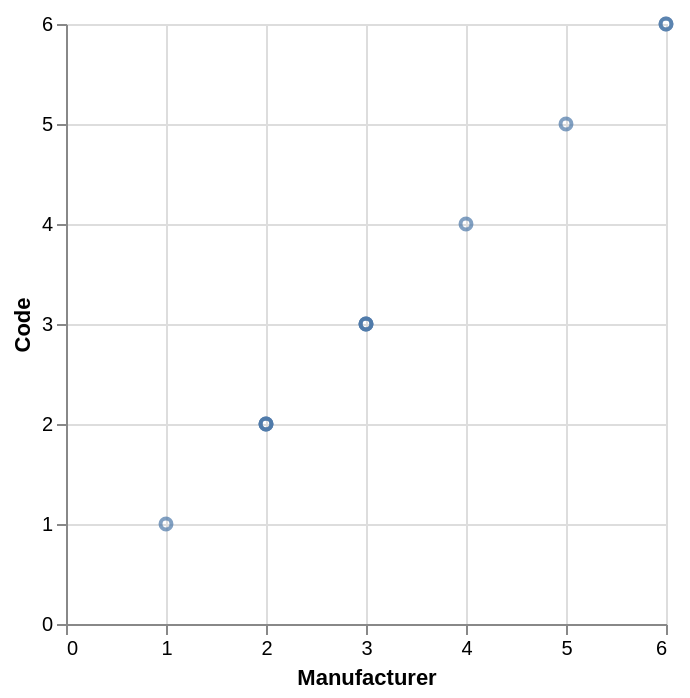

Specify this chart in Vega-Lite:
### Vega-Lite specification from a JSON file in a GitHub repository (floating-point values rounded to 4 significant figures)
{"data": {"values": [{"x_data": 5, "y_data": 5}, {"x_data": 6, "y_data": 6}, {"x_data": 4, "y_data": 4}, {"x_data": 6, "y_data": 6}, {"x_data": 1, "y_data": 1}, {"x_data": 2, "y_data": 2}, {"x_data": 2, "y_data": 2}, {"x_data": 3, "y_data": 3}, {"x_data": 3, "y_data": 3}, {"x_data": 2, "y_data": 2}, {"x_data": 3, "y_data": 3}]}, "mark": "point", "encoding": {"x": {"field": "x_data", "type": "quantitative", "title": "Manufacturer"}, "y": {"field": "y_data", "type": "quantitative", "title": "Code"}}}
